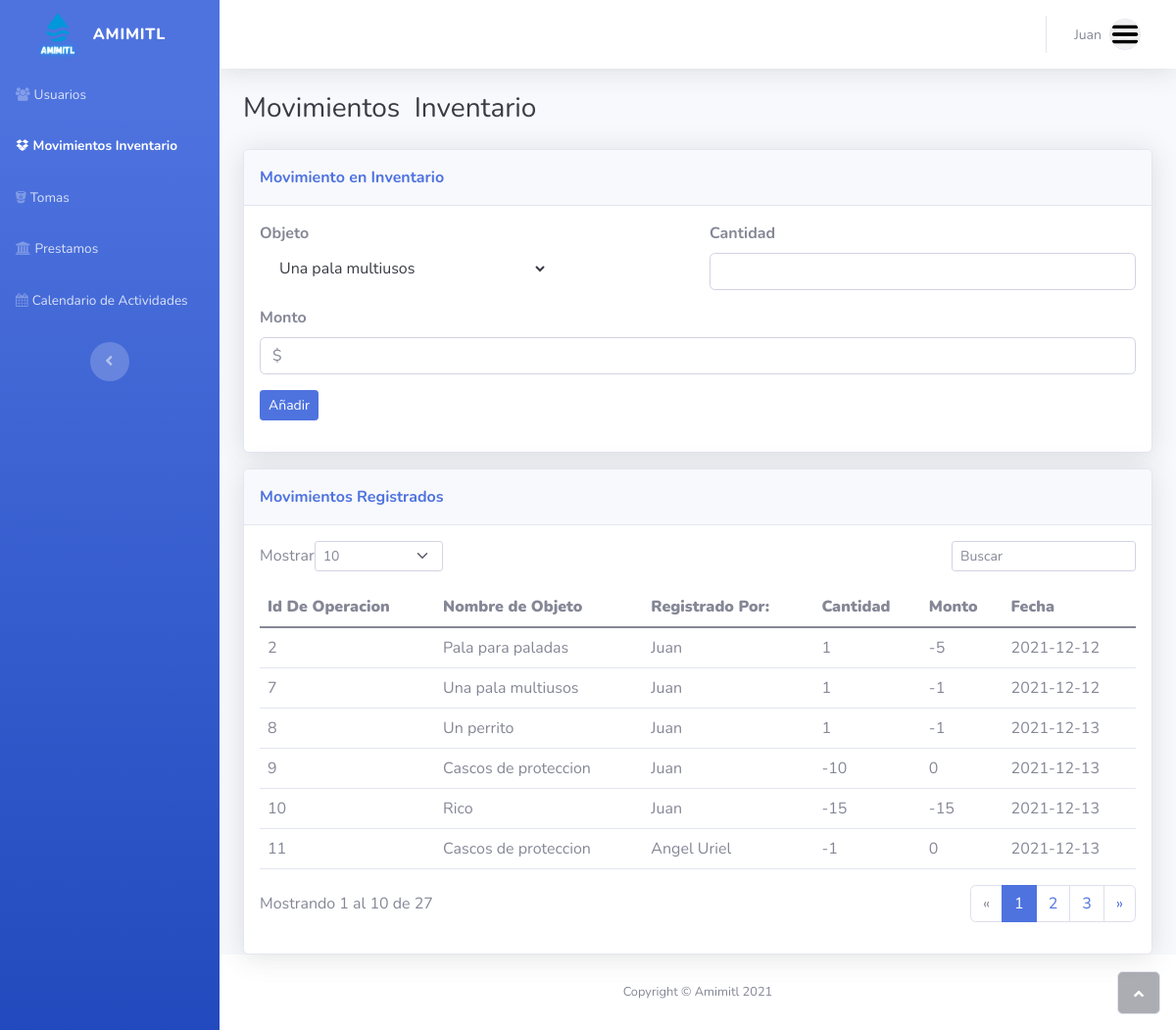
Screenshot of /movimientosInventario.php (signed in) with the database file from the repository.
### tables this page shows
CREATE TABLE `operacioninventario` (
  `idOperacionInventario` int(11) NOT NULL,
  `Cantidad` int(11) NOT NULL,
  `FechaOperacion` date NOT NULL,
  `Valor` float NOT NULL,
  `Administrador_idAdministrador` int(11) NOT NULL,
  `Objeto_idObjeto` int(11) NOT NULL
);

CREATE TABLE `objeto` (
  `idObjeto` int(11) NOT NULL,
  `Nombre` varchar(60) NOT NULL,
  `Descripcion` varchar(200) NOT NULL,
  `Cantidad` int(11) NOT NULL
);

CREATE TABLE `persona` (
  `idPersona` int(11) NOT NULL,
  `Nombre` varchar(60) NOT NULL,
  `coordX` double DEFAULT NULL,
  `coordY` double DEFAULT NULL,
  `Telefono` varchar(10) NOT NULL,
  `EsSocio` tinyint(4) NOT NULL,
  `EsHeredero` tinyint(4) NOT NULL
);

### movimientosInventario.php (the view, shortened to what this page needs)
<!DOCTYPE html>
<html>
<head>
    <link rel="stylesheet" href="assets/bootstrap/css/bootstrap.min.css">
    <link rel="stylesheet" href="assets/fonts/fontawesome-all.min.css">
    <link rel="stylesheet" href="assets/fonts/font-awesome.min.css">
    <link rel="stylesheet" href="assets/fonts/fontawesome5-overrides.min.css">
</head>
<body id="page-top">
    <div id="wrapper">
        <nav class="navbar navbar-dark align-items-start sidebar sidebar-dark accordion bg-gradient-primary p-0">
            <div class="container-fluid d-flex flex-column p-0"><a class="navbar-brand d-flex justify-content-center align-items-center sidebar-brand m-0" href="#">
                    <div class="sidebar-brand-icon rotate-n-15" style="background: url(&quot;assets/img/amimitl.png&quot;) center / contain no-repeat;width: 40px;height: 40px;transform: scale(1.37);"></div>
                    <div class="sidebar-brand-text mx-3"><span>Amimitl</span></div>
                </a>
                <ul class="navbar-nav text-light" id="accordionSidebar">
                    <li class="nav-item"><a class="nav-link" href="index.php"><i class="fa fa-group"></i><span>Usuarios</span></a></li>
                    <li class="nav-item"><a class="nav-link active" href="movimientosInventario.php"><i class="fa fa-dropbox"></i><span>Movimientos Inventario</span></a><a class="nav-link" href="tomas.php"><i class="fa fa-bitbucket"></i><span>Tomas</span></a><a class="nav-link" href="prestamos.php"><i class="fa fa-institution"></i><span>Prestamos</span></a><a class="nav-link" href="calendario.php"><i class="fa fa-calendar"></i><span>Calendario de Actividades</span></a></li>
                </ul>
                <div class="text-center d-none d-md-inline"><button class="btn rounded-circle border-0" id="sidebarToggle" type="button"></button></div>
            </div>
        </nav>
        <div class="d-flex flex-column" id="content-wrapper">
            <div id="content">
                <nav class="navbar navbar-light navbar-expand bg-white shadow mb-4 topbar static-top">
                    <div class="container-fluid"><button class="btn btn-link d-md-none rounded-circle me-3" id="sidebarToggleTop" type="button"><i class="fas fa-bars"></i></button>
                        <ul class="navbar-nav flex-nowrap ms-auto">
                            <li class="nav-item dropdown no-arrow">
                                <div class="nav-item dropdown no-arrow"><a class="dropdown-toggle nav-link" aria-expanded="false" data-bs-toggle="dropdown" href="#"><span class="d-none d-lg-inline me-2 text-gray-600 small" id="userNameField">Valerie Luna</span><img class="border rounded-circle img-profile" src="assets/img/avatars/menu.png"></a>
                                </div>
                            </li>
                        </ul>
                    </div>
                </nav>
                <div class="container-fluid">
                    <h3 class="text-dark mb-4">Movimientos&nbsp; Inventario</h3>
                    <div id="content-2">
                        <div class="card shadow mb-3">
                            <div class="card-header py-3">
                                <p class="text-primary m-0 fw-bold">Movimiento en Inventario</p>
                            </div>
                            <div class="card-body">
                                <form method = "post">
                                    <div class="row">
                                        <div class="col">
                                            <div class="mb-3"><label class="form-label" for="username"><strong>Objeto</strong><br></label>
                                                <br>
                                                <label><select id="drop1" name="invt" class= "dropdown-item">
                                                <?php
                                                include("assets/php/conexion.php");
                                                $sql = "SELECT * FROM objeto";
                                                $result = mysqli_query($conn, $sql);
                                                while($row = mysqli_fetch_array($result)){
                                                    $id = $row['idObjeto'];
                                                    $nombre = $row['Descripcion'];
                                                ?>
                                                <option value="<?php echo $id; ?>"><?php echo $nombre; ?></option>
                                                <?php
                                                }
                                                ?>
                                            </select></label>
                                            </div>
                                        </div>
                                        <div class="col">
                                            <div class="mb-3"><label class="form-label" for="email"><strong>Cantidad</strong><br></label><input class="form-control" type="number" id="email-3" name="cantidad" required=""></div>
                                        </div>
                                    </div>
                                    <div class="row" id = "username-2">
                                        <div class="col"><div class="mb-3">
                                            <label class="form-label" for="username"><strong>Monto</strong></label><input class="form-control" type="number" id="username-2" name="monto" placeholder="$"></div></div>
                                    </div>
                                    <div class="mb-3"><button class="btn btn-primary btn-sm" type="submit" name ="inventario">Añadir</button></div>
                                </form>
                                <?php
                                include("inv.php");
                                ?>
                            </div>
                        </div>
                    </div>
                    <div class="card shadow">
                        <div class="card-header py-3">
                            <p class="text-primary m-0 fw-bold">Movimientos Registrados</p>
                        </div>
                        <div class="card-body">
                            <div class="row">
                                <div class="col-md-6 text-nowrap">
                                    <div id="dataTable_length" class="dataTables_length" aria-controls="dataTable"><label class="form-label">Mostrar<select class="d-inline-block form-select form-select-sm">
                                                <option value="10" selected="">10</option>
                                            </select>&nbsp;</label></div>
                                </div>
                                <div class="col-md-6">
                                    <div class="text-md-end dataTables_filter" id="dataTable_filter"><label class="form-label"><input type="search" class="form-control form-control-sm" aria-controls="dataTable" placeholder="Buscar"></label></div>
                                </div>
                            </div>
                            <div class="table-responsive table mt-2" id="dataTable" role="grid" aria-describedby="dataTable_info">
                                <table class="table my-0" id="dataTable">
                                    <thead>
                                        <tr>
                                            <th><strong>Id De Operacion</strong><br></th>
                                            <th><strong>Nombre de Objeto</strong><br></th>
                                            <th><strong>Registrado Por:</strong><br></th>
                                            <th><strong>Cantidad</strong><br></th>
                                            <th><strong>Monto</strong><br></th>
                                            <th><strong>Fecha</strong><br></th>
                                        </tr>
                                    </thead>
                                    <tbody>
                                        <?php
                                        include("assets/php/conexion.php");
                                        $sql = "SELECT * FROM operacioninventario";
                                        $result = mysqli_query($conn, $sql);
                                        while($row = mysqli_fetch_array($result)){
                                            ?>
                                        <tr>
                                            <?php
                                            $id = $row['Objeto_idObjeto'];
                                            $sql2 = "SELECT Descripcion FROM objeto WHERE idObjeto = '$id'";
                                            $result2 = mysqli_query($conn, $sql2);
                                            while($row2 = mysqli_fetch_array($result2)){
                                                $nombre = $row2['Descripcion'];
                                            }
                                            ?>
                                            <?php
                                                $id = $row['Administrador_idAdministrador'];
                                                $sql2 = "SELECT Nombre FROM persona WHERE idPersona = (SELECT Persona_idPersona FROM administrador WHERE idAdministrador = '$id')";
                                                $result2 = mysqli_query($conn, $sql2);
                                                while($mostrar2 = mysqli_fetch_array($result2)){
                                                    $nombre2= $mostrar2['Nombre'];
                                                }
                                            ?>
                                            <td><?php echo $row['idOperacionInventario']; ?></td>
                                            <td><?php echo $nombre; ?></td>
                                            <td><?php echo $nombre2; ?></td>
                                            <td><?php echo $row['Cantidad']; ?></td>
                                            <td><?php echo $row['Valor']; ?></td>
                                            <td><?php echo $row['FechaOperacion']; ?></td>
                                        </tr>
                                        <?php
                                        }
                                        ?>
                                    </tbody>
                                </table>
                            </div>
                            <div class="row">
                                <div class="col-md-6 align-self-center">
                                    <p id="dataTable_info" class="dataTables_info" role="status" aria-live="polite">Mostrando 1 al 10 de 27</p>
                                </div>
                                <div class="col-md-6">
                                    <nav class="d-lg-flex justify-content-lg-end dataTables_paginate paging_simple_numbers">
                                        <ul class="pagination">
                                            <li class="page-item disabled"><a class="page-link" href="#" aria-label="Previous"><span aria-hidden="true">«</span></a></li>
                                            <li class="page-item active"><a class="page-link" href="#">1</a></li>
                                            <li class="page-item"><a class="page-link" href="#">2</a></li>
                                            <li class="page-item"><a class="page-link" href="#">3</a></li>
                                            <li class="page-item"><a class="page-link" href="#" aria-label="Next"><span aria-hidden="true">»</span></a></li>
                                        </ul>
                                    </nav>
                                </div>
                            </div>
                        </div>
                    </div>
                </div>
            </div>
            <footer class="bg-white sticky-footer">
                <div class="container my-auto">
                    <div class="text-center my-auto copyright"><span>Copyright © Amimitl 2021</span></div>
                </div>
            </footer>
        </div><a class="border rounded d-inline scroll-to-top" href="#page-top"><i class="fas fa-angle-up"></i></a>
    </div>
</body>
</html>

### rows the page displays
operacioninventario: idOperacionInventario "2", Objeto_idObjeto.Descripcion "Pala para paladas", persona.Nombre "Juan", Cantidad "1", Valor "-5", FechaOperacion "2021-12-12"
operacioninventario: idOperacionInventario "7", Objeto_idObjeto.Descripcion "Una pala multiusos", persona.Nombre "Juan", Cantidad "1", Valor "-1", FechaOperacion "2021-12-12"
operacioninventario: idOperacionInventario "8", Objeto_idObjeto.Descripcion "Un perrito", persona.Nombre "Juan", Cantidad "1", Valor "-1", FechaOperacion "2021-12-13"
operacioninventario: idOperacionInventario "9", Objeto_idObjeto.Descripcion "Cascos de proteccion", persona.Nombre "Juan", Cantidad "-10", Valor "0", FechaOperacion "2021-12-13"
operacioninventario: idOperacionInventario "10", Objeto_idObjeto.Descripcion "Rico", persona.Nombre "Juan", Cantidad "-15", Valor "-15", FechaOperacion "2021-12-13"
operacioninventario: idOperacionInventario "11", Objeto_idObjeto.Descripcion "Cascos de proteccion", persona.Nombre "Angel Uriel", Cantidad "-1", Valor "0", FechaOperacion "2021-12-13"

### other values shown
form field invt "Una pala multiusos"
